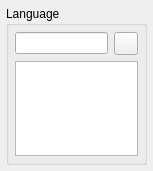
<?xml version="1.0" encoding="UTF-8"?>
<ui version="4.0">
 <class>TranslationWidget</class>
 <widget class="QWidget" name="TranslationWidget">
  <property name="geometry">
   <rect>
    <x>0</x>
    <y>0</y>
    <width>153</width>
    <height>171</height>
   </rect>
  </property>
  <property name="windowTitle">
   <string>TranslationWidget</string>
  </property>
  <layout class="QVBoxLayout" name="verticalLayout">
   <property name="spacing">
    <number>0</number>
   </property>
   <property name="margin">
    <number>0</number>
   </property>
   <item>
    <widget class="QFrame" name="frame">
     <layout class="QVBoxLayout" name="verticalLayout_2">
      <property name="spacing">
       <number>6</number>
      </property>
      <property name="margin">
       <number>6</number>
      </property>
      <item>
       <widget class="QGroupBox" name="gb_language">
        <property name="title">
         <string>Language</string>
        </property>
        <layout class="QGridLayout" name="gridLayout">
         <property name="margin">
          <number>6</number>
         </property>
         <property name="spacing">
          <number>6</number>
         </property>
         <item row="0" column="0">
          <widget class="QLineEdit" name="le_summary"/>
         </item>
         <item row="0" column="1">
          <widget class="QToolButton" name="tb_delete">
           <property name="text">
            <string/>
           </property>
           <property name="icon">
            <iconset resource="../resources/pisido.qrc">
             <normaloff>:/images/delete.png</normaloff>:/images/delete.png</iconset>
           </property>
          </widget>
         </item>
         <item row="1" column="0" colspan="2">
          <widget class="QPlainTextEdit" name="pte_description"/>
         </item>
        </layout>
       </widget>
      </item>
     </layout>
    </widget>
   </item>
  </layout>
 </widget>
 <resources>
  <include location="../resources/pisido.qrc"/>
 </resources>
 <connections/>
</ui>
